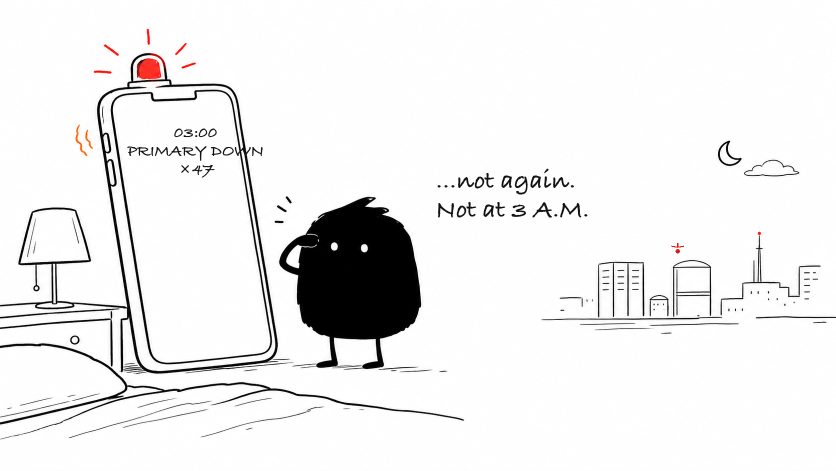
#> input picture gallery/daily-4panel/2026-05-29-lingchen-sandian/panel-1-v4.1.png, 1672 x 941 px (shown at 1/2 size)
$ python build_comic_v4.py
#> lines starting #> are read from the running program, lines starting #| are printed output that depends on the picture
from pathlib import Path

from PIL import Image, ImageDraw, ImageFont


ROOT = Path(__file__).resolve().parent

PANEL_FILES = [
    "panel-1-v4.1.png",
    "panel-2-v4.1.png",
    "panel-3-v4.png",
    "panel-4-v4.png",
]

OUT = ROOT / "comic-v4.png"
REVIEW_OUT = ROOT / "comic-v4-review.png"

FONT_REGULAR = "/System/Library/Fonts/Supplemental/Bradley Hand Bold.ttf"
FONT_FALLBACK = "/System/Library/Fonts/Supplemental/ChalkboardSE.ttc"

BLACK = (18, 18, 18)
GRAY = (220, 220, 220)


def load_font(size: int) -> ImageFont.FreeTypeFont:
    for path in (FONT_REGULAR, FONT_FALLBACK):
        try:
            return ImageFont.truetype(path, size=size)
        except OSError:
            continue
    return ImageFont.load_default()


def main() -> None:
    panels = [Image.open(ROOT / filename).convert("RGB") for filename in PANEL_FILES]
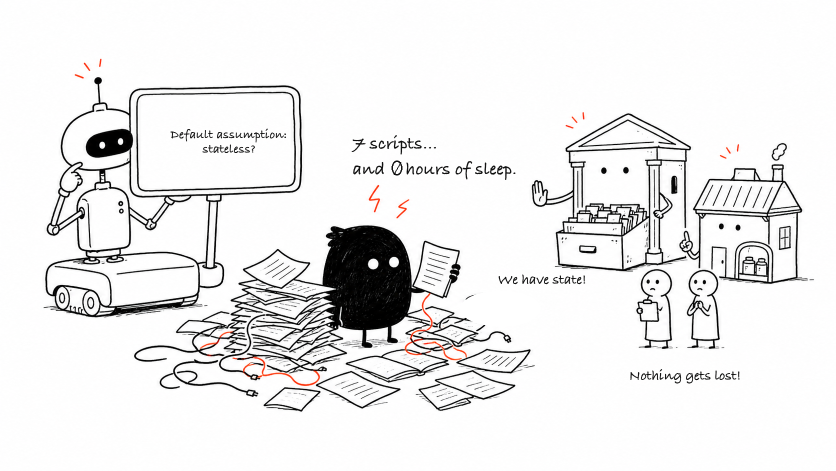
#> input picture gallery/daily-4panel/2026-05-29-lingchen-sandian/panel-2-v4.1.png, 1672 x 941 px (shown at 1/2 size)
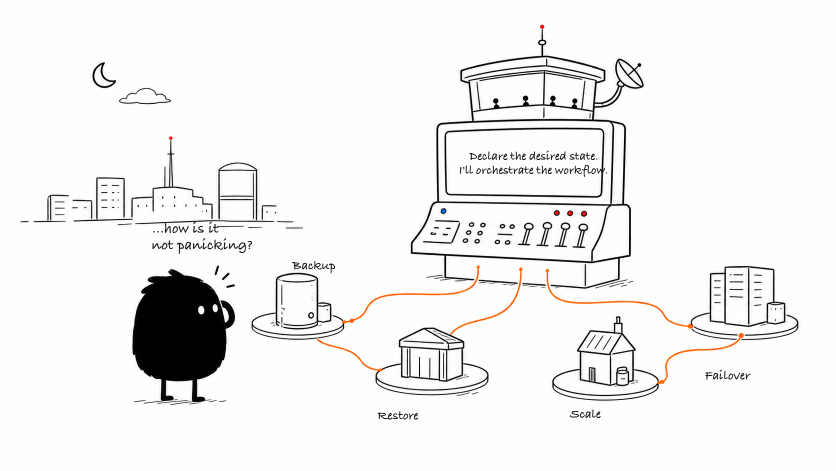
#> input picture gallery/daily-4panel/2026-05-29-lingchen-sandian/panel-3-v4.png, 1672 x 941 px (shown at 1/2 size)
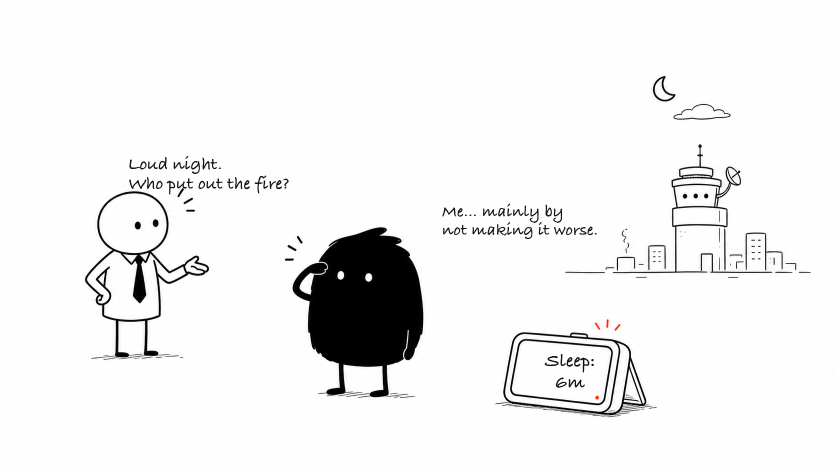
#> input picture gallery/daily-4panel/2026-05-29-lingchen-sandian/panel-4-v4.png, 1672 x 941 px (shown at 1/2 size)
#> panels = 4 items
    width, height = panels[0].size
#> width = 1672; height = 941

    margin = 42
    gutter = 36
    title_h = 92
    canvas = Image.new(
        "RGB",
        (width * 2 + gutter + margin * 2, height * 2 + gutter + margin * 2 + title_h),
        "white",
    )
#> canvas: PIL image 3464x2094 RGB; every value is 255
    draw = ImageDraw.Draw(canvas)

    draw.text((margin, 34), "3 A.M., and the Database City Is Screaming Again", font=load_font(54), fill=BLACK)

    positions = [
        (margin, margin + title_h),
        (margin + width + gutter, margin + title_h),
        (margin, margin + title_h + height + gutter),
        (margin + width + gutter, margin + title_h + height + gutter),
    ]

    for panel, (x, y) in zip(panels, positions):
        canvas.paste(panel, (x, y))
        draw.rectangle((x, y, x + width, y + height), outline=GRAY, width=2)
#> this loop made 4 passes
#> (x, y) on passes 1 to 4: (42, 134), (1750, 134), (42, 1111), (1750, 1111)
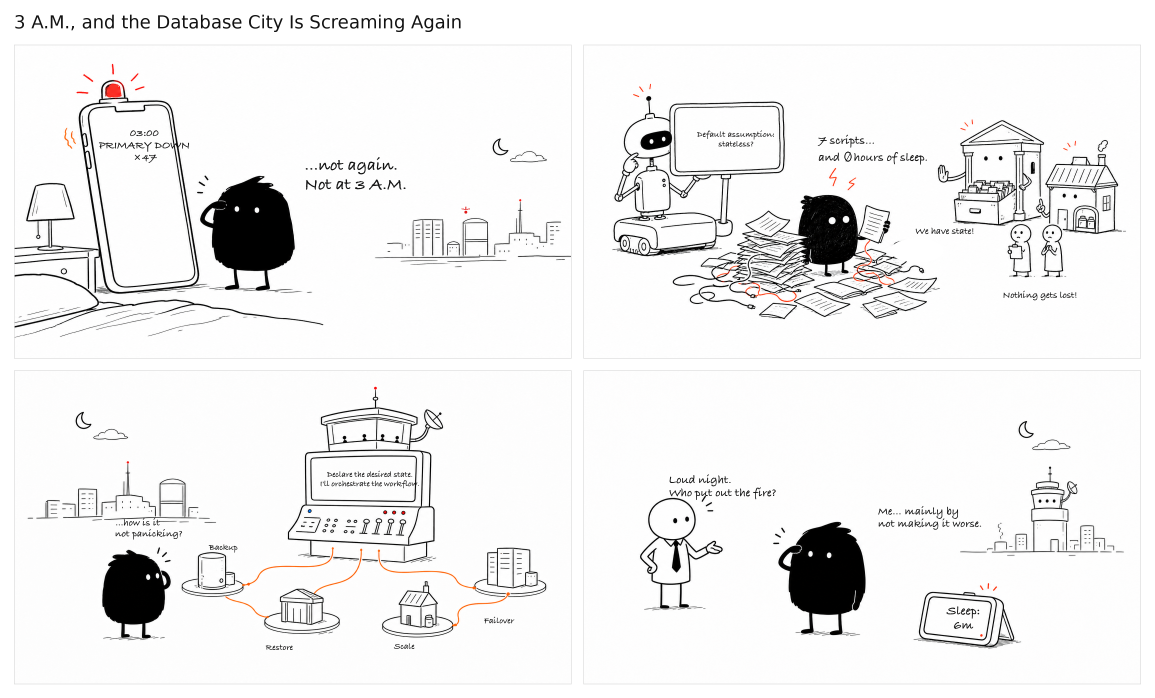
#> canvas: PIL image 3464x2094 RGB (shown at 1/3 size); mean R, G, B 239.9, 239.6, 239.5

    canvas.save(OUT)

    review_width = 2400
    review_height = int(canvas.height * (review_width / canvas.width))
#> review_height = 1450
    review = canvas.resize((review_width, review_height), Image.Resampling.LANCZOS)
    review.save(REVIEW_OUT)

    print(OUT)
    print(REVIEW_OUT)


if __name__ == "__main__":
    main()
